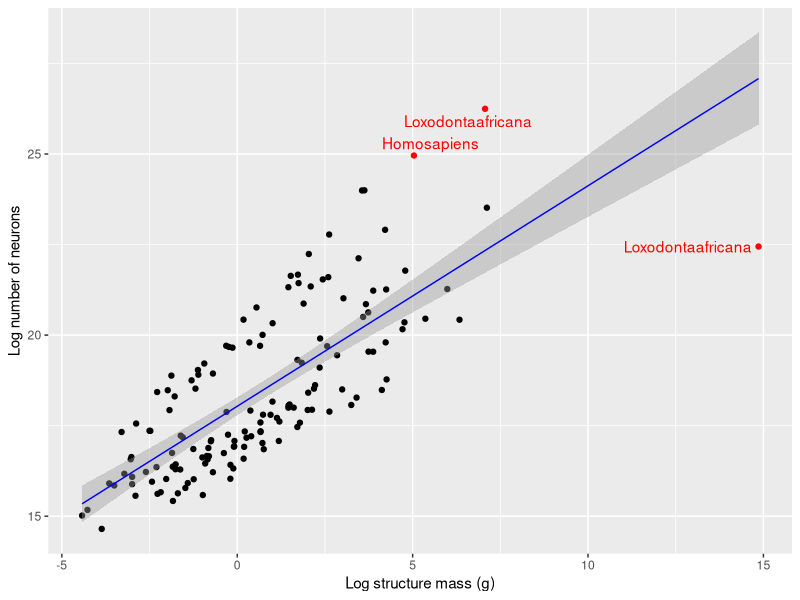
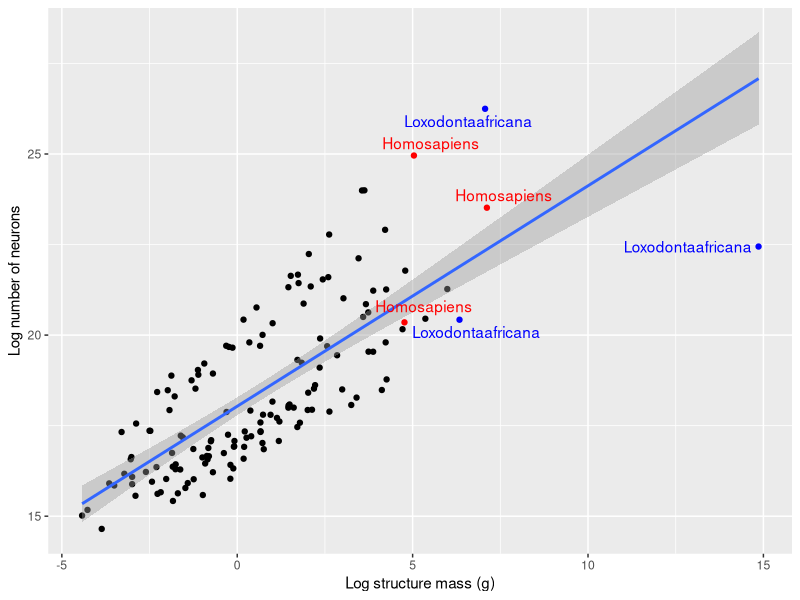
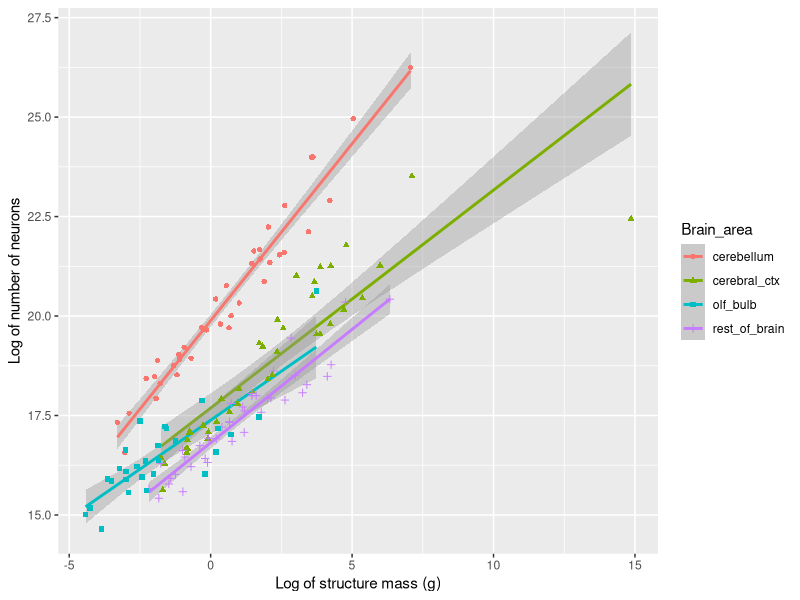
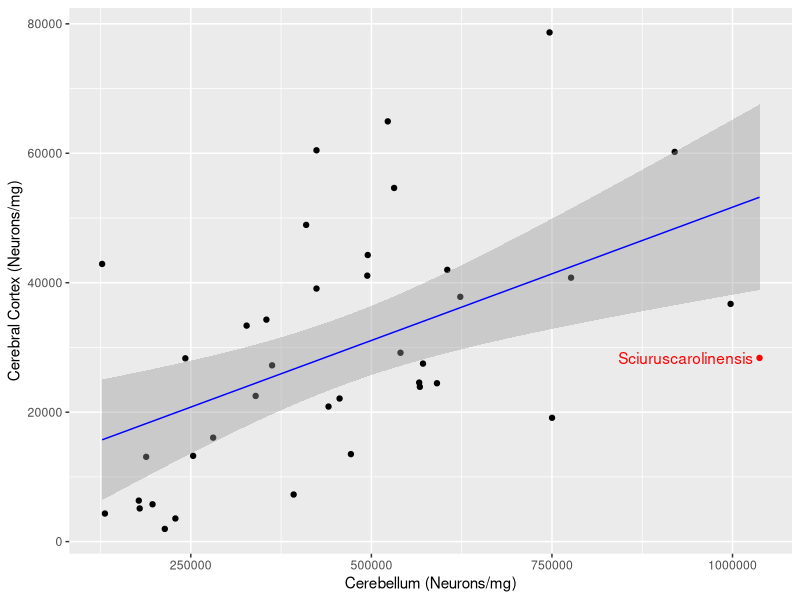
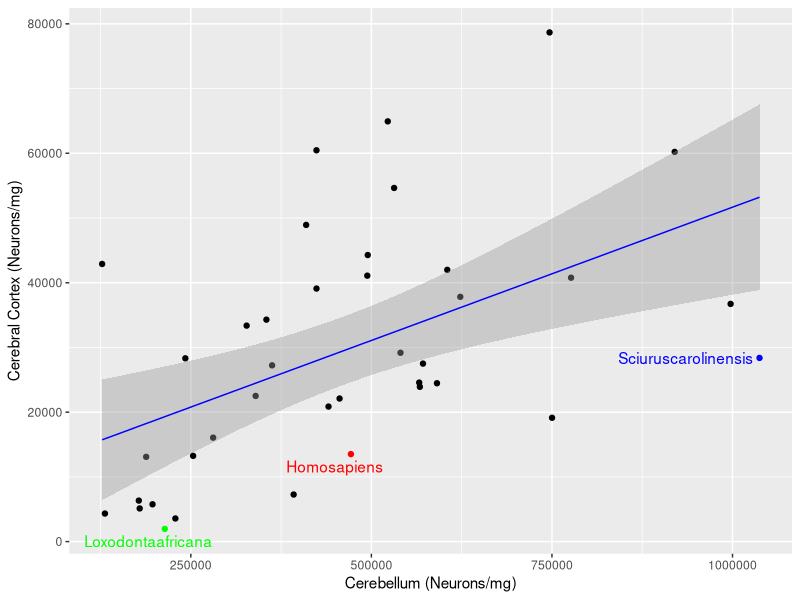
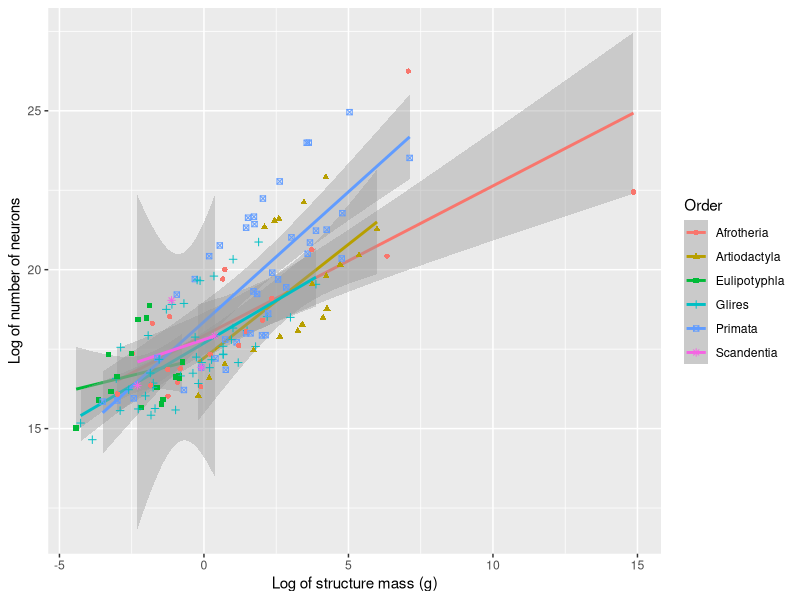
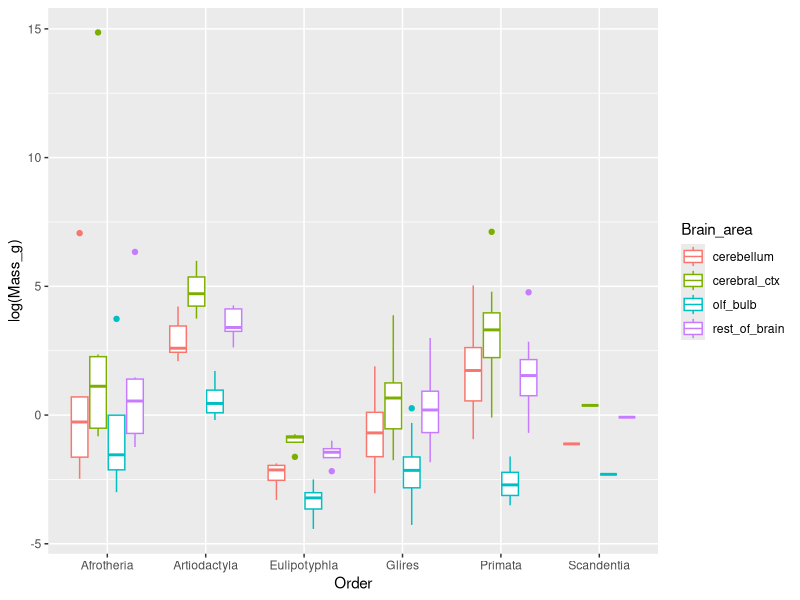

Here is the R script that generated these plots, in order:
## ---- chunk 1
knitr::opts_chunk$set(echo = TRUE)
library(ggplot2)
library(magrittr)
library(gdata)
library(ggrepel)
library(dplyr)
library(cowplot)
## ---- chunk 2
#load data

hh <- read.csv("../data/cleaned/herculano-houtzel-all.csv")

#Separating different brain areas

cerebellum_dat <- hh[which(hh$Brain_area == 'cerebellum'),]
cerebral_ctx_dat <- hh[which(hh$Brain_area == 'cerebral_ctx'), ]
olf_bulb_dat <- hh[which(hh$Brain_area == 'olf_bulb'), ]
whole_brain_dat <- hh[which(hh$Brain_area == 'whole_brain'), ]
rest_of_brain_dat <- hh[which(hh$Brain_area == 'rest_of_brain'), ]

cerebellum_dat
cerebral_ctx_dat
olf_bulb_dat
whole_brain_dat
rest_of_brain_dat

## ---- chunk 3

#define reg_func for abline

reg_func <- lm(log(N_neurons) ~ log(Mass_g), data = hh)
coeff = coefficients(reg_func)
slp = round(coeff[2],1)
inp = round(coeff[1],1)

#equation of the regression line

eq = paste0("y = ", slp, "*x + ", inp)
## ---- chunk 4

#define x and y axis variables

wt <- log(hh$Mass_g)
neur <- log(hh$N_neurons)

#Define the upper and lower limit of outliers for x- and y-axes

##Defining Q1, Q3, upperlimit, and lowerlimit of x-axis (Mass(g))

Quart_for_wt <- quantile(wt)

Q3_for_wt <- Quart_for_wt[4]
Q1_for_wt <- Quart_for_wt[2]

upperlimit_for_wt <- Q3_for_wt + 1.5*IQR(wt)
lowerlimit_for_wt <- Q1_for_wt - 1.5*IQR(wt)

#Defining Q1, Q3, upperlimit, and lowerlimit of x-axis (Mass(g))

Quart_for_neur <- quantile(neur)

Q3_for_neur <- Quart_for_neur[4]
Q1_for_neur <- Quart_for_neur[2]

upperlimit_for_neur <- Q3_for_neur + 1.5*IQR(neur)
lowerlimit_for_neur <- Q1_for_neur - 1.5*IQR(neur)

#Plot the data with outliers

hh %>%
    ggplot() +
    aes(x = wt, y = neur) +
    labs(x = "Log structure mass (g)", y = "Log number of neurons") +
    geom_point(col = ifelse((wt > upperlimit_for_wt | 
                               neur > upperlimit_for_neur | 
                               wt < lowerlimit_for_wt | 
                               neur < lowerlimit_for_neur), "red", "black")) +
    geom_smooth(method = "lm" ,color = "blue", size = 0.5) +
    geom_text_repel(aes(label = ifelse((wt > upperlimit_for_wt | 
                                          neur> upperlimit_for_neur | 
                                          wt < lowerlimit_for_wt | 
                                          neur < lowerlimit_for_neur), 
                                       paste0(Species), "")), col = "red")
## ---- chunk 5

centerText(eq)

## ---- chunk 6
#plot same data with 'homosapiens' and 'loxodontaafricans' labelled

hh %>%
    ggplot() +
    aes(x = wt, y = neur) +
    labs(x = "Log structure mass (g)", y = "Log number of neurons") +
    geom_point(col = ifelse(hh$Species == "Homosapiens", "red",
                            (ifelse(hh$Species == "Loxodontaafricana", "blue", "black")))) +
    #geom_abline(intercept = inp, slope = slp, color = "blue", size = 0.5) +
    geom_smooth(method="lm") +
    geom_text_repel(aes(label = ifelse(hh$Species == "Homosapiens", paste0(Species),
                                (ifelse(hh$Species == "Loxodontaafricana", paste0(Species), "")))),
                                      col = ifelse(hh$Species == "Homosapiens", "red",
                                            (ifelse(hh$Species == "Loxodontaafricana", "blue", "black"))))

## ---- chunk 7
# Plot with diff shape, color for brain areas
# Worked on in lab meeting 2017-10-19
hh %>%
  select(Species, Mass_g, N_neurons, Brain_area) %>%
  group_by(Species) %>% 
  # mutate(Whole_brain_g = sum(Mass_g), Whole_brain_n = sum(N_neurons)) %>%
  ggplot() +
  aes(x=log(Mass_g), y=log(N_neurons), shape=Brain_area, color=Brain_area) +
  labs(x = "Log of structure mass (g)", y = "Log of number of neurons") +
  geom_smooth(method = "lm") +
  geom_point()
## ---- chunk 8

#Take logs for neurons and mass

cerebellum_mass <- log(cerebellum_dat$Mass_g)
cerebellum_neur <- log(cerebellum_dat$N_neurons)

#Define quartiles for cerebellum data points

Quartile_cerebellum_mass <- quantile(cerebellum_mass)
Quartile_cerebellum_neurons <- quantile(cerebellum_neur)

#Define Q1 and Q3 for Mass_g and N_neurons

cerebellum_q1_mass <- Quartile_cerebellum_mass[2]
cerebellum_q3_mass <- Quartile_cerebellum_mass[4]

cerebellum_q1_neurons <- Quartile_cerebellum_neurons[2]
cerebellum_q3_neurons <- Quartile_cerebellum_neurons[4]

#Define the upper and lower limits for outliers

UL_cerebellum_mass <- cerebellum_q3_mass + IQR(cerebellum_mass)
LL_cerebellum_mass <- cerebellum_q1_mass - IQR(cerebellum_mass)

UL_cerebellum_neurons <- cerebellum_q3_neurons + IQR(cerebellum_neur)
LL_cerebellum_neurons <- cerebellum_q1_neurons - IQR(cerebellum_neur)

#Plot for cerebellum data only and finding only its outliers

cerebellum <- cerebellum_dat %>%
  ggplot()+
  aes(x = cerebellum_mass, y = cerebellum_neur) +
  labs(x = "Log structure mass (g)", y = "Log number of neurons") +
  geom_smooth(method = "lm", col = "coral2") +
  geom_point(col = ifelse(cerebellum_mass > UL_cerebellum_mass |
                          cerebellum_neur > UL_cerebellum_neurons |
                          cerebellum_mass < LL_cerebellum_mass |
                          cerebellum_neur < LL_cerebellum_neurons, "coral2", "black")) +
  geom_text_repel(aes(label = ifelse(cerebellum_mass > UL_cerebellum_mass |
                          cerebellum_neur > UL_cerebellum_neurons |
                          cerebellum_mass < LL_cerebellum_mass |
                          cerebellum_neur < LL_cerebellum_neurons, paste(cerebellum_dat$Species), "")),
                                      col = ifelse(cerebellum_mass > UL_cerebellum_mass |
                          cerebellum_neur > UL_cerebellum_neurons |
                          cerebellum_mass < LL_cerebellum_mass |
                          cerebellum_neur < LL_cerebellum_neurons, "coral2", "black"))
## ---- chunk 9

#Take logs for neurons and mass

cerebral_ctx_mass <- log(cerebral_ctx_dat$Mass_g)
cerebral_ctx_neur <- log(cerebral_ctx_dat$N_neurons)

#Define quartiles for cerebellum data points

Quartile_cerebral_ctx_mass <- quantile(cerebral_ctx_mass)
Quartile_cerebral_ctx_neurons <- quantile(cerebral_ctx_neur)

#Define Q1 and Q3 for Mass_g and N_neurons

cerebral_ctx_q1_mass <- Quartile_cerebral_ctx_mass[2]
cerebral_ctx_q3_mass <- Quartile_cerebral_ctx_mass[4]

cerebral_ctx_q1_neurons <- Quartile_cerebral_ctx_neurons[2]
cerebral_ctx_q3_neurons <- Quartile_cerebral_ctx_neurons[4]

#Define the upper and lower limits for outliers

UL_cerebral_ctx_mass <- cerebral_ctx_q3_mass + IQR(cerebral_ctx_mass)
LL_cerebral_ctx_mass <- cerebral_ctx_q1_mass - IQR(cerebral_ctx_mass)

UL_cerebral_ctx_neurons <- cerebral_ctx_q3_neurons + IQR(cerebral_ctx_neur)
LL_cerebral_ctx_neurons <- cerebral_ctx_q1_neurons - IQR(cerebral_ctx_neur)

#Plot for cerebellum data only and finding only its outliers

cerebral<- cerebral_ctx_dat %>%
  ggplot()+
  aes(x = cerebral_ctx_mass, y = cerebral_ctx_neur) +
  labs(x = "Log structure mass (g)", y = "Log number of neurons") +
  geom_smooth(method = "lm", col = "chartreuse4") +
  geom_point(col = ifelse(cerebral_ctx_mass > UL_cerebral_ctx_mass |
                          cerebral_ctx_neur > UL_cerebral_ctx_neurons |
                          cerebral_ctx_mass < LL_cerebral_ctx_mass |
                          cerebral_ctx_neur < LL_cerebral_ctx_neurons, "chartreuse4", "black"), shape = 17) +
  geom_text_repel(aes(label = ifelse(cerebral_ctx_mass > UL_cerebral_ctx_mass |
                          cerebral_ctx_neur > UL_cerebral_ctx_neurons |
                          cerebral_ctx_mass < LL_cerebral_ctx_mass |
                          cerebral_ctx_neur < LL_cerebral_ctx_neurons, paste(cerebral_ctx_dat$Species), "")),
                                      col = ifelse(cerebral_ctx_mass > UL_cerebral_ctx_mass |
                          cerebral_ctx_neur > UL_cerebral_ctx_neurons |
                          cerebral_ctx_mass < LL_cerebral_ctx_mass |
                          cerebral_ctx_neur < LL_cerebral_ctx_neurons, "chartreuse4", "black"))
## ---- chunk 10

#Take logs for neurons and mass

olf_bulb_mass <- log(olf_bulb_dat$Mass_g)
olf_bulb_neur <- log(olf_bulb_dat$N_neurons)

#Define quartiles for cerebellum data points

Quartile_olf_bulb_mass <- quantile(olf_bulb_mass)
Quartile_olf_bulb_neurons <- quantile(olf_bulb_neur)

#Define Q1 and Q3 for Mass_g and N_neurons

olf_bulb_q1_mass <- Quartile_olf_bulb_mass[2]
olf_bulb_q3_mass <- Quartile_olf_bulb_mass[4]

olf_bulb_q1_neurons <- Quartile_olf_bulb_neurons[2]
olf_bulb_q3_neurons <- Quartile_olf_bulb_neurons[4]

#Define the upper and lower limits for outliers

UL_olf_bulb_mass <- olf_bulb_q3_mass + IQR(olf_bulb_mass)
LL_olf_bulb_mass <- olf_bulb_q1_mass - IQR(olf_bulb_mass)

UL_olf_bulb_neurons <- olf_bulb_q3_neurons + IQR(olf_bulb_neur)
LL_olf_bulb_neurons <- olf_bulb_q1_neurons - IQR(olf_bulb_neur)

#Plot for cerebellum data only and finding only its outliers

olf <- olf_bulb_dat %>%
  ggplot()+
  aes(x = olf_bulb_mass, y = olf_bulb_neur) +
  labs(x = "Log structure mass (g)", y = "Log number of neurons") +
  geom_smooth(method = "lm", col = "cyan3") +
  geom_point(col = ifelse(olf_bulb_mass > UL_olf_bulb_mass |
                          olf_bulb_neur > UL_olf_bulb_neurons |
                          olf_bulb_mass < LL_olf_bulb_mass |
                          olf_bulb_neur < LL_olf_bulb_neurons, "cyan3", "black"), shape = 15) +
  geom_text_repel(aes(label = ifelse(olf_bulb_mass > UL_olf_bulb_mass |
                          olf_bulb_neur > UL_olf_bulb_neurons |
                          olf_bulb_mass < LL_olf_bulb_mass |
                          olf_bulb_neur < LL_olf_bulb_neurons, paste(olf_bulb_dat$Species), "")),
                                      col = ifelse(olf_bulb_mass > UL_olf_bulb_mass |
                          olf_bulb_neur > UL_olf_bulb_neurons |
                          olf_bulb_mass < LL_olf_bulb_mass |
                          olf_bulb_neur < LL_olf_bulb_neurons, "cyan3", "black"))
## ---- chunk 11

#Take logs for neurons and mass

rest_of_brain_mass <- log(rest_of_brain_dat$Mass_g)
rest_of_brain_neur <- log(rest_of_brain_dat$N_neurons)

#Define quartiles for cerebellum data points

Quartile_rest_of_brain_mass <- quantile(rest_of_brain_mass)
Quartile_rest_of_brain_neurons <- quantile(rest_of_brain_neur)

#Define Q1 and Q3 for Mass_g and N_neurons

rest_of_brain_q1_mass <- Quartile_rest_of_brain_mass[2]
rest_of_brain_q3_mass <- Quartile_rest_of_brain_mass[4]

rest_of_brain_q1_neurons <- Quartile_rest_of_brain_neurons[2]
rest_of_brain_q3_neurons <- Quartile_rest_of_brain_neurons[4]

#Define the upper and lower limits for outliers

UL_rest_of_brain_mass <- rest_of_brain_q3_mass + IQR(rest_of_brain_mass)
LL_rest_of_brain_mass <- rest_of_brain_q1_mass - IQR(rest_of_brain_mass)

UL_rest_of_brain_neurons <- rest_of_brain_q3_neurons + IQR(rest_of_brain_neur)
LL_rest_of_brain_neurons <- rest_of_brain_q1_neurons - IQR(rest_of_brain_neur)

#Plot for cerebellum data only and finding only its outliers

rest <- rest_of_brain_dat %>%
  ggplot()+
  aes(x = rest_of_brain_mass, y = rest_of_brain_neur) +
  labs(x = "Log structure mass (g)", y = "Log number of neurons") +
  geom_smooth(method = "lm", col = "blueviolet") +
  geom_point(col = ifelse(rest_of_brain_mass > UL_rest_of_brain_mass |
                          rest_of_brain_neur > UL_rest_of_brain_neurons |
                          rest_of_brain_mass < LL_rest_of_brain_mass |
                          rest_of_brain_neur < LL_rest_of_brain_neurons, "blueviolet", "black"), shape = 3) +
  geom_text_repel(aes(label = ifelse(rest_of_brain_mass > UL_rest_of_brain_mass |
                          rest_of_brain_neur > UL_rest_of_brain_neurons |
                          rest_of_brain_mass < LL_rest_of_brain_mass |
                          rest_of_brain_neur < LL_rest_of_brain_neurons, paste(rest_of_brain_dat$Species), "")),
                                      col = ifelse(rest_of_brain_mass > UL_rest_of_brain_mass |
                          rest_of_brain_neur > UL_rest_of_brain_neurons |
                          rest_of_brain_mass < LL_rest_of_brain_mass |
                          rest_of_brain_neur < LL_rest_of_brain_neurons, "blueviolet", "black"))

p <- plot_grid(cerebellum, cerebral, olf, rest, labels = "AUTO")
save_plot("plot.png", p, ncol = 2, nrow = 2)
## ---- chunk 12

# newdataset <- hh %>% select(Brain_area, Species, N_neurons)
# newdataset <- newdataset[!(newdataset$Brain_area == "rest_of_brain" | newdataset$Brain_area == "olf_bulb"), ]
# newdataset <- newdataset %>% group_by(newdataset$Brain_area)
# newdataset
## ---- chunk 13

#define a new dataset for this plot

cerebellum_neurons_permg <- data.frame(cerebellum_dat$Species, cerebellum_dat$Neurons_per_mg)
cerebral_ctx_neurons_permg <- data.frame(cerebral_ctx_dat$Species, cerebral_ctx_dat$Neurons_per_mg)
cerebellum_neurons_permg <- cerebellum_neurons_permg[-15, ]

Neurons_per_mg_of_two <- data.frame(cerebral_ctx_neurons_permg, cerebellum_neurons_permg$cerebellum_dat.Neurons_per_mg)
names(Neurons_per_mg_of_two) <- c("Species", "cerebral_ctx1", "cerebellum1")

#Creating slope and intercept

# reg_func1 <- lm(cerebral_ctx1 ~ cerebellum1, data = Neurons_per_mg_of_two)
# coeff1 = coefficients(reg_func1)
# slp1 = coeff1[2]
# inp1 = coeff1[1]

#Define the upper and lower limit of outliers for x- and y-axes

##Defining Q1, Q3, upperlimit, and lowerlimit of x-axis (cerebellum)

Quart_for_cerebellum1 <- quantile(Neurons_per_mg_of_two$cerebellum1)

Q3_for_cerebellum1 <- Quart_for_cerebellum1[4]
Q1_for_cerebellum1 <- Quart_for_cerebellum1[2]

upperlimit_for_cerebellum1 <- Q3_for_cerebellum1 + 1.5*IQR(Neurons_per_mg_of_two$cerebellum1)
lowerlimit_for_cerebellum1 <- Q1_for_cerebellum1 - 1.5*IQR(Neurons_per_mg_of_two$cerebellum1)

#Defining Q1, Q3, upperlimit, and lowerlimit of x-axis (cerebral cortex)

Quart_for_cerebral_ctx1 <- quantile(Neurons_per_mg_of_two$cerebral_ctx1)

Q3_for_cerebral_ctx1 <- Quart_for_cerebral_ctx1[4]
Q1_for_cerebral_ctx1 <- Quart_for_cerebral_ctx1[2]

upperlimit_for_cerebral_ctx1 <- Q3_for_cerebral_ctx1 + 1.5*IQR(Neurons_per_mg_of_two$cerebral_ctx1)
lowerlimit_for_cerebral_ctx1 <- Q1_for_cerebral_ctx1 - 1.5*IQR(Neurons_per_mg_of_two$cerebral_ctx1)

#Plot the data with outliers

Neurons_per_mg_of_two %>%
    ggplot() +
    aes(x = Neurons_per_mg_of_two$cerebellum1, y = Neurons_per_mg_of_two$cerebral_ctx1) +
    labs(x = "Cerebellum (Neurons/mg)", y = "Cerebral Cortex (Neurons/mg)") +
    geom_point(col = ifelse((Neurons_per_mg_of_two$cerebellum1 > upperlimit_for_cerebellum1 |
                            Neurons_per_mg_of_two$cerebral_ctx1> upperlimit_for_cerebral_ctx1),
                            "red", "black")) +
    geom_smooth(method = "lm", color = "blue", size = 0.5) +
    geom_text_repel(aes(label = ifelse((Neurons_per_mg_of_two$cerebellum1 > upperlimit_for_cerebellum1 |
                                        Neurons_per_mg_of_two$cerebral_ctx1 > upperlimit_for_cerebral_ctx1 |
                                        Neurons_per_mg_of_two$cerebellum1 < lowerlimit_for_cerebellum1 |
                                        Neurons_per_mg_of_two$cerebral_ctx1 < lowerlimit_for_cerebral_ctx1),
                                        paste0(Species), "")), col = "red")

## ---- chunk 14

#plot same data with only 'homosapiens', 'loxodontaafricans', and 'Sciuruscarolinensis' labelled

Neurons_per_mg_of_two %>%
    ggplot() +
    aes(x = Neurons_per_mg_of_two$cerebellum1, y = Neurons_per_mg_of_two$cerebral_ctx1) +
    labs(x = "Cerebellum (Neurons/mg)", y = "Cerebral Cortex (Neurons/mg)") +
    geom_point(col = ifelse(Neurons_per_mg_of_two$Species == "Homosapiens", "red",
                            (ifelse(Neurons_per_mg_of_two$Species == "Sciuruscarolinensis", "blue",
                            (ifelse(Neurons_per_mg_of_two$Species == "Loxodontaafricana", "green", "black")))))) +
    geom_smooth(method="lm", color = "blue", size = 0.5) +
    geom_text_repel(aes(label = ifelse(Neurons_per_mg_of_two$Species == "Homosapiens", paste0(Species),
                                (ifelse(Neurons_per_mg_of_two$Species == "Sciuruscarolinensis", paste0(Species),
                                (ifelse(Neurons_per_mg_of_two$Species == "Loxodontaafricana", paste0(Species), "")))))),
                                  col = ifelse(Neurons_per_mg_of_two$Species == "Homosapiens", "red",
                                        (ifelse(Neurons_per_mg_of_two$Species == "Sciuruscarolinensis", "blue",
                                        (ifelse(Neurons_per_mg_of_two$Species == "Loxodontaafricana", "green", "black"))))))

## ---- chunk 15

hh %>%
  select(Order, Mass_g, N_neurons) %>%
  group_by(Order) %>% 
  ggplot() +
  aes(x=log(Mass_g), y=log(N_neurons), shape=Order, color=Order) +
  labs(x = "Log of structure mass (g)", y = "Log of number of neurons") +
  geom_smooth(method = "lm") +
  geom_point()

#Finding outliers
# 
# is_outlier <- function(x) {
#   return(x < quantile(hh, 0.25) - 1.5 * IQR(hh$Mass_g) | x > quantile(x, 0.75) + 1.5 * IQR(hh$Mass_g))
# }



hh %>%
  group_by(Order) %>%
  ggplot() +
  aes(x = Order, y = log(Mass_g)) +
  geom_boxplot(aes(color = Brain_area))




# homosapiens <- hh$Species == Homosapiens
# hh %>%
#   ggplot()+
#   aes(x= homosapiens, y= hh$Mass_g)+
#   geom_bar(width = 1, stat = "identity")

# boxplot(log(cerebellum_dat$Mass_g), outlier.col = 'blue', at=1, xlim=c(0, 3))
# boxplot(log(cerebral_ctx_dat$Mass_g), at=2, add=TRUE)
